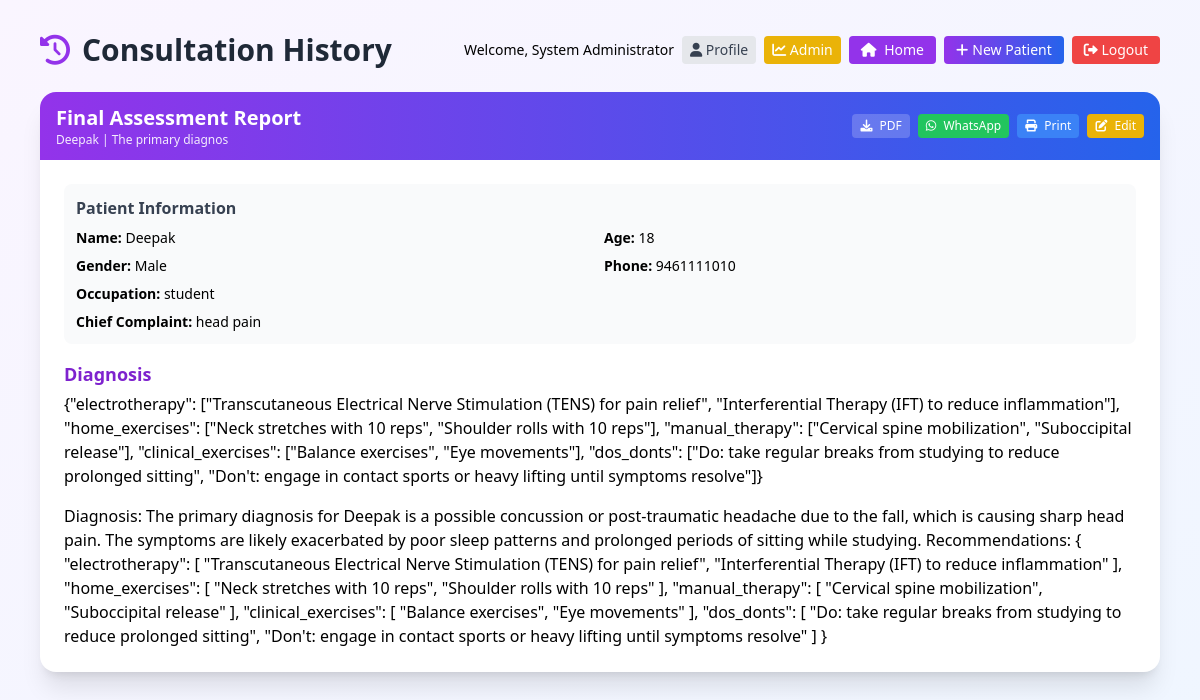
The app's page /view_report/a21a08cf-73ed-4802-a3d4-75f83b33409d (signed in) with its own data.
### tables this page shows
CREATE TABLE consultations
                 (id TEXT PRIMARY KEY,
                  patient_name TEXT,
                  age INTEGER,
                  gender TEXT,
                  phone TEXT,
                  occupation TEXT,
                  marital_status TEXT,
                  is_pregnant TEXT,
                  trimester TEXT,
                  pregnancy_complications TEXT,
                  children_count INTEGER,
                  chief_complaint TEXT,
                  cause_of_injury TEXT,
                  past_history TEXT,
                  surgical_history TEXT,
                  chat_history TEXT,
                  final_report TEXT,
                  date TEXT, structured_recommendations TEXT, diagnosis TEXT, user_id INTEGER);

### app.py (the view)
@app.route('/view_report/<report_id>')
@login_required
def view_report(report_id):
    lang = session.get('lang', 'en')
    conn = sqlite3.connect(DB_PATH)
    c = conn.cursor()
    if session.get('role') == 'admin':
        c.execute("SELECT * FROM consultations WHERE id=?", (report_id,))
    else:
        c.execute("SELECT * FROM consultations WHERE id=? AND user_id=?", (report_id, session['user_id']))
    row = c.fetchone()
    conn.close()
    if not row:
        return "Report not found", 404
    columns = ['id','patient_name','age','gender','phone','occupation','marital_status','is_pregnant',
               'trimester','pregnancy_complications','children_count','chief_complaint',
               'cause_of_injury','past_history','surgical_history','chat_history',
               'final_report','structured_recommendations','diagnosis','date']
    report = dict(zip(columns, row))
    report['patient_info'] = {'age': report['age'], 'gender': report['gender'], 'phone': report['phone'], 'occupation': report.get('occupation', '')}
    if report.get('structured_recommendations'):
        try:
            report['structured_recommendations'] = json.loads(report['structured_recommendations'])
        except:
            report['structured_recommendations'] = {}
    else:
        report['structured_recommendations'] = {}
    return render_template('history.html', view_report=report, lang=lang, get_text=get_text, consultations=None)

### app.py (called while the page is built)
def login_required(f):
    @wraps(f)
    def decorated_function(*args, **kwargs):
        if 'user_id' not in session:
            return redirect(url_for('login'))
        return f(*args, **kwargs)
    return decorated_function

### templates/history.html (shortened to what this page needs)
<!DOCTYPE html>
<html lang="en">
<head>
    <script src="https://cdn.tailwindcss.com"></script>
    <link href="https://cdnjs.cloudflare.com/ajax/libs/font-awesome/6.0.0/css/all.min.css" rel="stylesheet">
    <link rel="stylesheet" href="{{ url_for('static', filename='css/style.css') }}">
</head>
<body class="bg-gradient-to-br from-purple-50 to-blue-50 min-h-screen">
    <div class="container mx-auto px-3 sm:px-4 py-4 sm:py-8 max-w-6xl">
        <div class="flex flex-col sm:flex-row justify-between items-start sm:items-center gap-3 mb-6">
            <div><h1 class="text-2xl sm:text-3xl font-bold text-gray-800"><i class="fas fa-history text-purple-600 mr-3"></i>{{ get_text('consult_history', lang) }}</h1></div>
            <div class="flex flex-wrap gap-2 items-center">
                <span class="text-sm hidden sm:inline">Welcome, {{ session.full_name }}</span>
                <a href="/profile" class="bg-gray-200 text-gray-700 px-2 py-1 rounded text-xs sm:text-sm"><i class="fas fa-user"></i> Profile</a>
                {% if session.role == 'admin' %}<a href="/admin" class="bg-yellow-500 text-white px-2 py-1 rounded text-xs sm:text-sm"><i class="fas fa-chart-line"></i> Admin</a>{% endif %}
                <a href="/" class="bg-purple-600 text-white px-3 py-1 rounded text-xs sm:text-sm"><i class="fas fa-home mr-1"></i> Home</a>
                <a href="/reset" class="bg-gradient-to-r from-purple-600 to-blue-600 text-white px-3 py-1 rounded text-xs sm:text-sm"><i class="fas fa-plus mr-1"></i>{{ get_text('new_patient', lang) }}</a>
                <a href="/logout" class="bg-red-500 text-white px-3 py-1 rounded text-xs sm:text-sm"><i class="fas fa-sign-out-alt"></i> Logout</a>
            </div>
        </div>
        {% if view_report %}
        <div class="bg-white rounded-2xl shadow-xl overflow-hidden">
            <div class="bg-gradient-to-r from-purple-600 to-blue-600 text-white px-4 py-3 flex flex-wrap justify-between items-center gap-2"><div><h2 class="text-lg sm:text-xl font-bold">{{ get_text('final_assessment', lang) }}</h2><p class="text-xs opacity-90">{{ view_report.patient_name }} | {{ view_report.date[:19] if view_report.date else '' }}</p></div><div class="flex flex-wrap gap-2"><a href="/download_structured_pdf/{{ view_report.id }}" class="bg-white/20 hover:bg-white/30 px-2 py-1 rounded text-xs"><i class="fas fa-download mr-1"></i> PDF</a><a href="/share_whatsapp/{{ view_report.id }}" target="_blank" class="bg-green-500 hover:bg-green-600 px-2 py-1 rounded text-xs"><i class="fab fa-whatsapp mr-1"></i> WhatsApp</a><a href="/print_report/{{ view_report.id }}" target="_blank" class="bg-blue-500 hover:bg-blue-600 px-2 py-1 rounded text-xs"><i class="fas fa-print mr-1"></i> Print</a><a href="/report_edit" class="bg-yellow-500 hover:bg-yellow-600 px-2 py-1 rounded text-xs"><i class="fas fa-edit mr-1"></i> Edit</a></div></div>
            <div class="p-4 sm:p-6"><div class="bg-gray-50 rounded-lg p-3 mb-4"><h3 class="font-semibold text-gray-700 mb-2">Patient Information</h3><div class="grid grid-cols-1 sm:grid-cols-2 gap-2 text-sm"><p><strong>Name:</strong> {{ view_report.patient_name }}</p><p><strong>Age:</strong> {{ view_report.patient_info.age }}</p><p><strong>Gender:</strong> {{ view_report.patient_info.gender }}</p><p><strong>Phone:</strong> {{ view_report.patient_info.phone }}</p><p><strong>Occupation:</strong> {{ view_report.patient_info.occupation }}</p><p class="col-span-2"><strong>Chief Complaint:</strong> {{ view_report.chief_complaint }}</p></div></div>
            {% if view_report.diagnosis %}<div class="mb-4"><h3 class="text-base sm:text-lg font-bold text-purple-700">Diagnosis</h3><p class="mt-1">{{ view_report.diagnosis }}</p></div>{% endif %}
            {% if view_report.structured_recommendations %}{% set rec = view_report.structured_recommendations %}{% if rec.electrotherapy %}<div class="mb-4"><h3 class="text-base sm:text-lg font-bold text-purple-700">Electrotherapy</h3><ul class="list-disc pl-5 mt-1">{% for item in rec.electrotherapy %}<li>{{ item }}</li>{% endfor %}</ul></div>{% endif %}{% if rec.home_exercises %}<div class="mb-4"><h3 class="text-base sm:text-lg font-bold text-purple-700">Home Exercises</h3><ul class="list-disc pl-5 mt-1">{% for item in rec.home_exercises %}<li>{{ item }}</li>{% endfor %}</ul></div>{% endif %}{% if rec.manual_therapy %}<div class="mb-4"><h3 class="text-base sm:text-lg font-bold text-purple-700">Manual Therapy</h3><ul class="list-disc pl-5 mt-1">{% for item in rec.manual_therapy %}<li>{{ item }}</li>{% endfor %}</ul></div>{% endif %}{% if rec.clinical_exercises %}<div class="mb-4"><h3 class="text-base sm:text-lg font-bold text-purple-700">Clinical Exercises</h3><ul class="list-disc pl-5 mt-1">{% for item in rec.clinical_exercises %}<li>{{ item }}</li>{% endfor %}</ul></div>{% endif %}{% if rec.dos_donts %}<div class="mb-4"><h3 class="text-base sm:text-lg font-bold text-purple-700">Do's & Don'ts</h3><ul class="list-disc pl-5 mt-1">{% for item in rec.dos_donts %}<li>{{ item }}</li>{% endfor %}</ul></div>{% endif %}{% else %}<div class="markdown-content">{{ view_report.final_report|safe }}</div>{% endif %}</div>
        </div>
        {% endif %}
    </div>
</body>
</html>

### records on screen
consultations: patient_name "Deepak", diagnosis "The primary diagnos", patient_info.age "18", patient_info.gender "Male", patient_info.phone "9461111010", patient_info.occupation "student", chief_complaint "head pain", diagnosis "{\"electrotherapy\": [\"Transcutaneous Electrical Nerve Stimulation (TENS) for pain relief\", \"Interferential Therapy (IFT) to reduce inflammation\"], \"home_exercises\": [\"Neck stretches with 10 reps\", \"Shoulder rolls with 10 reps\"], \"manual_therapy\": [\"Cervical spine mobilization\", \"Suboccipital release\"], \"clinical_exercises\": [\"Balance exercises\", \"Eye movements\"], \"dos_donts\": [\"Do: take regular breaks from studying to reduce prolonged sitting\", \"Don't: engage in contact sports or heavy lifting until symptoms resolve\"]}", final_report "Diagnosis: The primary diagnosis for Deepak is a possible concussion or post-traumatic headache due to the fall, which is causing sharp head pain. The symptoms are likely exacerbated by poor sleep patterns and prolonged periods of sitting while studying. Recommendations: { \"electrotherapy\": [ \"Transcutaneous Electrical Nerve Stimulation (TENS) for pain relief\", \"Interferential Therapy (IFT) to reduce inflammation\" ], \"home_exercises\": [ \"Neck stretches with 10 reps\", \"Shoulder rolls with 10 reps\" ], \"manual_therapy\": [ \"Cervical spine mobilization\", \"Suboccipital release\" ], \"clinical_exercises\": [ \"Balance exercises\", \"Eye movements\" ], \"dos_donts\": [ \"Do: take regular breaks from studying…"

### other values on screen
{{ get_text('consult_history', lang) }} "Consultation History"
{{ session.full_name }} "System Administrator"
{{ get_text('new_patient', lang) }} "New Patient"
{{ get_text('final_assessment', lang) }} "Final Assessment Report"
